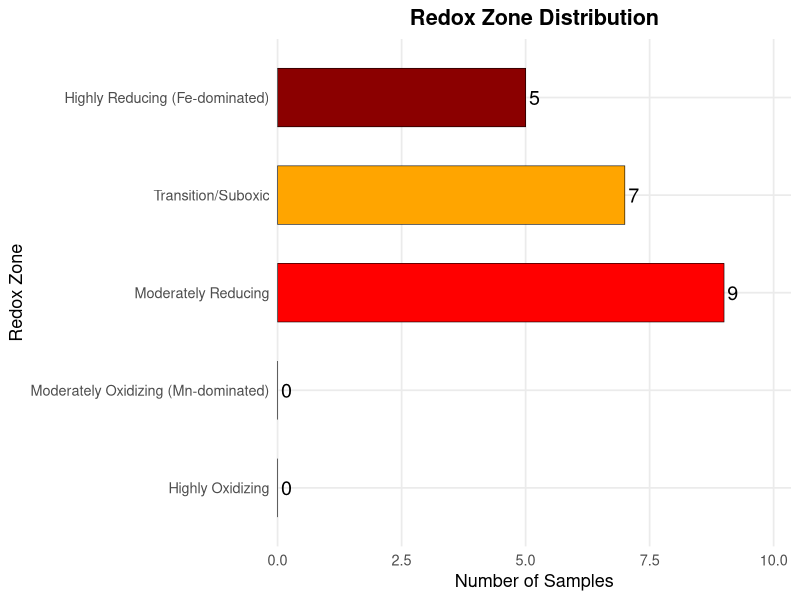

Reproduce this figure in R.
## ==============================================================================
## Script 1: Redox Zone Distribution
## Mahananda Floodplain Groundwater Arsenic Study
## Generates a horizontal bar chart showing the number of samples in each
## redox zone, classified using the Fe/Mn ratio.
## ==============================================================================

# ---- 1. Load required packages ----
# install.packages(c("dplyr", "ggplot2"))
#library(openxlsx)
library(dplyr)
library(ggplot2)
library(readxl)
#HEAVY_METAL_DATA <- read_excel("HEAVY_METAL_DATA.xlsx")
#View(HEAVY_METAL_DATA)

# ---- 2. Set dummy input/output paths (EDIT THESE TO MATCH YOUR SYSTEM) ----
input_file  <- "HEAVY_METAL_DATA.xlsx"
sheet_name  <- "Sheet1"
output_png  <- "C:/Users/Wadud/OneDrive/Documents/Redox_Zone_Distribution.png"

# ---- 3. Read data from Excel ----
df <- read_excel("HEAVY_METAL_DATA.xlsx")
View(HEAVY_METAL_DATA)

# Expected columns: Number, As_75, Se_82, Pb_208, Cd_111, Cr_52, Ni_60, Cu_63,
# Zn_66, Hg_202, Co_59, Be_9, V_51, Fe_57, Mn_55

# ---- 4. Compute Fe/Mn ratio and classify redox zone ----
df <- df %>%
  mutate(
    Fe_Mn_ratio = Fe_57 / Mn_55,
    Redox_Zone = case_when(
      Fe_Mn_ratio > 5              ~ "Highly Reducing (Fe-dominated)",
      Fe_Mn_ratio > 2              ~ "Moderately Reducing",
      Fe_Mn_ratio >= 0.5           ~ "Transition/Suboxic",
      Fe_Mn_ratio >= 0.2           ~ "Moderately Oxidizing (Mn-dominated)",
      TRUE                         ~ "Highly Oxidizing"
    )
  )

# ---- 5. Order zones from most oxidizing (bottom) to most reducing (top) ----
zone_levels <- c("Highly Oxidizing",
                  "Moderately Oxidizing (Mn-dominated)",
                  "Moderately Reducing",
                  "Transition/Suboxic",
                  "Highly Reducing (Fe-dominated)")

zone_colors <- c("Highly Oxidizing"                     = "#00008B",
                  "Moderately Oxidizing (Mn-dominated)"  = "#ADD8E6",
                  "Moderately Reducing"                  = "#FF0000",
                  "Transition/Suboxic"                   = "#FFA500",
                  "Highly Reducing (Fe-dominated)"       = "#8B0000")

summary_df <- df %>%
  mutate(Redox_Zone = factor(Redox_Zone, levels = zone_levels)) %>%
  count(Redox_Zone, .drop = FALSE)

# ---- 6. Print geochemical redox indicators (mean, median, range) ----
cat("\n================================================================\n")
cat("GEOCHEMICAL REDOX INDICATORS\n")
cat("================================================================\n")
indicators <- df %>%
  mutate(
    As_Fe_ratio = (As_75 / Fe_57) * 1000,
    As_Mn_ratio = As_75 / Mn_55,
    Fe_Mn_As    = (Fe_57 + Mn_55) / As_75
  )

cat(sprintf("%-15s %-10s %-10s %-15s\n", "Ratio", "Mean", "Median", "Range"))
cat(sprintf("%-15s %-10.2f %-10.2f %.2f - %.2f\n", "Fe/Mn ratio",
            mean(indicators$Fe_Mn_ratio), median(indicators$Fe_Mn_ratio),
            min(indicators$Fe_Mn_ratio), max(indicators$Fe_Mn_ratio)))
cat(sprintf("%-15s %-10.2f %-10.2f %.2f - %.2f\n", "As/Fe ratio(%o)",
            mean(indicators$As_Fe_ratio), median(indicators$As_Fe_ratio),
            min(indicators$As_Fe_ratio), max(indicators$As_Fe_ratio)))
cat(sprintf("%-15s %-10.2f %-10.2f %.2f - %.2f\n", "As/Mn ratio",
            mean(indicators$As_Mn_ratio), median(indicators$As_Mn_ratio),
            min(indicators$As_Mn_ratio), max(indicators$As_Mn_ratio)))
cat(sprintf("%-15s %-10.0f %-10.0f %.0f - %.0f\n", "(Fe+Mn)/As",
            mean(indicators$Fe_Mn_As), median(indicators$Fe_Mn_As),
            min(indicators$Fe_Mn_As), max(indicators$Fe_Mn_As)))

# ---- 7. Build the horizontal bar chart ----
p <- ggplot(summary_df, aes(x = Redox_Zone, y = n, fill = Redox_Zone)) +
  geom_col(width = 0.6, color = "black", linewidth = 0.2) +
  geom_text(aes(label = n), hjust = -0.3, size = 5) +
  coord_flip(clip = "off") +
  scale_fill_manual(values = zone_colors) +
  scale_y_continuous(expand = expansion(mult = c(0, 0.15))) +
  labs(title = "Redox Zone Distribution",
       x = "Redox Zone",
       y = "Number of Samples") +
  theme_minimal(base_size = 13) +
  theme(legend.position = "none",
        plot.title = element_text(face = "bold", hjust = 0.5),
        panel.grid.minor = element_blank())

# ---- 8. Save as PNG ----
ggsave(filename = output_png, plot = p, width = 9, height = 5.5, dpi = 300, bg = "white")

cat("\nPlot saved to:", output_png, "\n")
